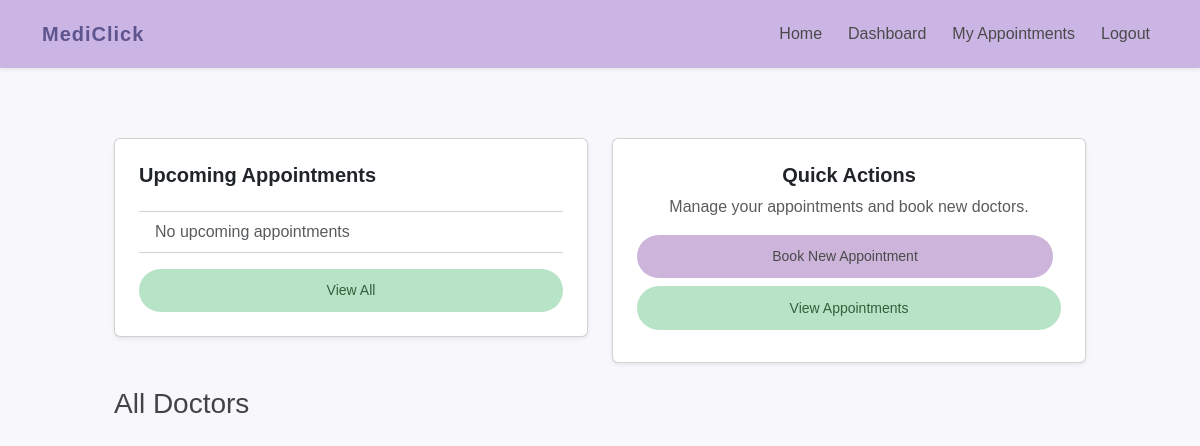
Page /dashboard (signed in) on the earlier database version.
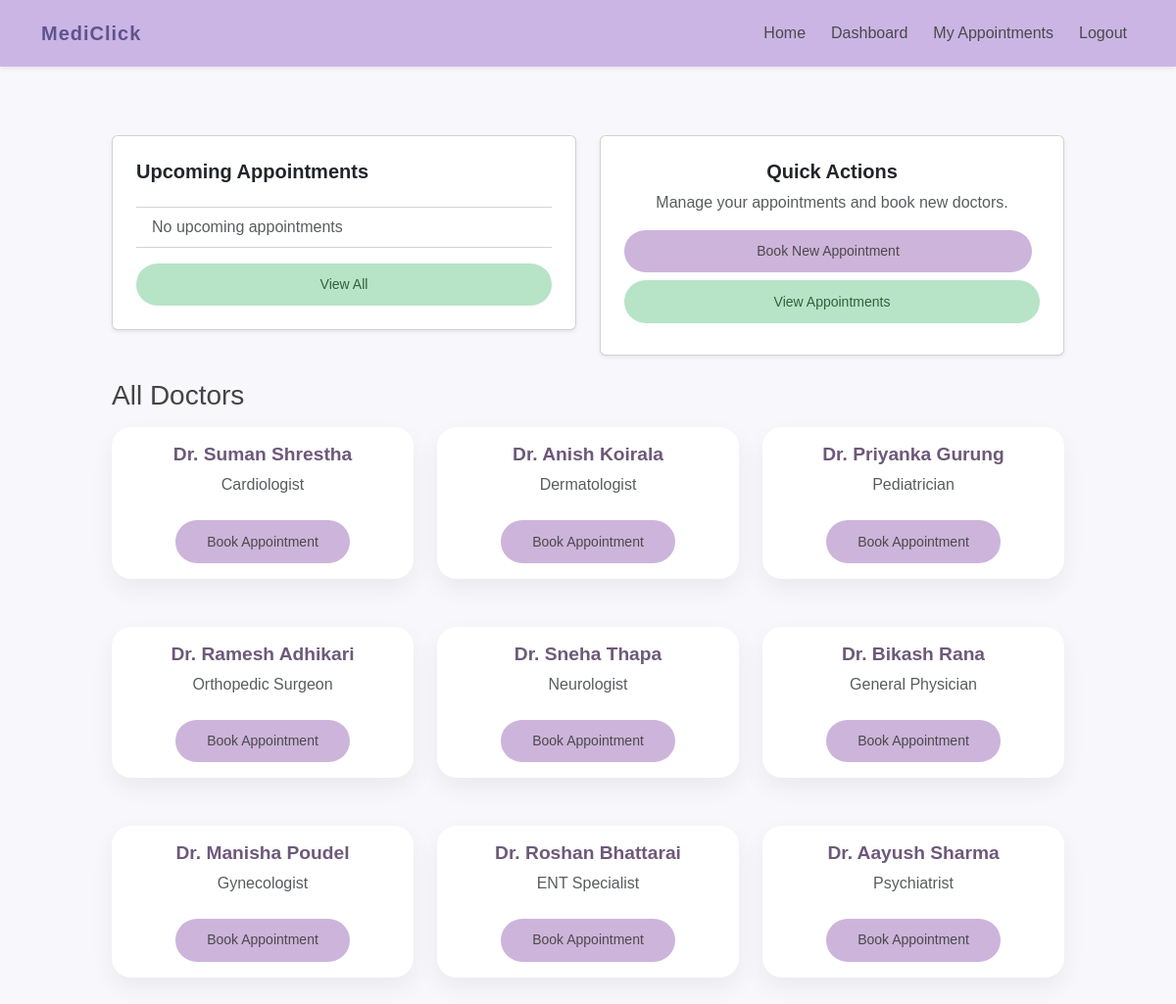
Same page on the later database version.
### models.py (models this page shows)
class Doctor(db.Model):
    id = db.Column(db.Integer, primary_key=True)
    name = db.Column(db.String(100))
    specialization = db.Column(db.String(100))
    appointments = db.relationship('Appointment', backref='doctor', lazy=True)

### app.py (the view)
@app.route('/dashboard')
def dashboard():
    if 'user_id' not in session:
        flash('Please login first', 'warning')
        return redirect(url_for('login'))
    doctors = Doctor.query.all()
    return render_template('dashboard.html', doctors=doctors)

### templates/dashboard.html
{% extends 'base.html' %}
{% block content %}
<div class="container my-5">
  <div class="row mb-4">
    <div class="col-md-6">
      <div class="card p-4 shadow-sm">
        <h5 class="fw-bold">Upcoming Appointments</h5>
        <ul class="list-group list-group-flush mt-3">
          {% for appt in upcoming %}
          <li class="list-group-item">
            {{ appt.doctor.name }} - {{ appt.date }} at {{ appt.time }}
          </li>
          {% else %}
          <li class="list-group-item text-muted">No upcoming appointments</li>
          {% endfor %}
        </ul>
        <a href="{{ url_for('appointments') }}" class="btn btn-success btn-sm mt-3">View All</a>
      </div>
    </div>
    <div class="col-md-6">
      <div class="card p-4 shadow-sm text-center">
        <h5 class="fw-bold">Quick Actions</h5>
        <p class="text-muted mb-3">Manage your appointments and book new doctors.</p>
        <a href="{{ url_for('book') }}" class="btn btn-primary btn-sm me-2 mb-2">Book New Appointment</a>
        <a href="{{ url_for('appointments') }}" class="btn btn-success btn-sm mb-2">View Appointments</a>
      </div>
    </div>
  </div>
  <h3 class="mb-3">All Doctors</h3>
  <div class="row row-cols-1 row-cols-md-3 g-4">
    {% for doc in doctors %}
    <div class="col">
      <div class="card-doctor text-center p-3">
        <h5>{{ doc.name }}</h5>
        <p class="text-muted">{{ doc.specialization }}</p>
        <a href="{{ url_for('book', doctor_id=doc.id) }}" class="btn btn-primary btn-sm mt-2">Book Appointment</a>
      </div>
    </div>
    {% endfor %}
  </div>
</div>
{% endblock %}

### templates/base.html (shortened to what this page needs)
<!DOCTYPE html>
<html>
<head>
  <link href="https://cdn.jsdelivr.net/npm/bootstrap@5.3.0/dist/css/bootstrap.min.css" rel="stylesheet">
  <link rel="stylesheet" href="{{ url_for('static', filename='css/style.css') }}">
  <link rel="stylesheet" href="https://cdn.jsdelivr.net/npm/flatpickr/dist/flatpickr.min.css">
</head>
<body>
<nav class="navbar navbar-expand-lg navbar-light shadow-sm fixed-top">
  <div class="container">
    <a class="navbar-brand fw-bold" href="{{ url_for('home') }}">MediClick</a>
    <div class="collapse navbar-collapse">
      <ul class="navbar-nav ms-auto">
  {% if 'user_id' in session %}
    <li class="nav-item">
      <a class="nav-link" href="{{ url_for('home') }}">Home</a>
    </li>
    <li class="nav-item">
      <a class="nav-link" href="{{ url_for('dashboard') }}">Dashboard</a>
    </li>
    <li class="nav-item">
      <a class="nav-link" href="{{ url_for('appointments') }}">My Appointments</a>
    </li>
    <li class="nav-item">
      <a class="nav-link" href="{{ url_for('logout') }}">Logout</a>
    </li>
  {% endif %}
</ul>
    </div>
  </div>
</nav>
<div class="container mt-4">
  {% block content %}{% endblock %}
</div>
</body>
</html>

### static/css/style.css (style rules this page uses)
body { font-family: 'Poppins', sans-serif; background-color: #f8f7fc; color: #444; margin: 0; padding: 90px; }
.navbar { background: #cbb5e5; box-shadow: 0 6px 20px rgba(109, 89, 122, 0.15); padding: 14px 25px; transition: 0.3s ease; }
.navbar-brand { color: #5e548e !important; font-weight: 700; letter-spacing: 1px; }
.navbar-nav .nav-link { color: #4a4a4a !important; font-weight: 500; margin-left: 10px; transition: 0.3s ease; }
.btn { border-radius: 50px; padding: 0.7rem 2rem; font-weight: 500; transition: all 0.3s ease; }
.btn-primary { background-color: #cdb4db; border: none; color: #4a4a4a; }
.btn-success { background-color: #b7e4c7; border: none; color: #355f3b; }
.card-doctor { background: #ffffff; border-radius: 20px; box-shadow: 0 10px 25px rgba(0,0,0,0.06); transition: 0.3s ease; padding: 30px; text-align: center; margin-bottom: 25px; }
.card-doctor h5 { font-weight: 600; font-size: 1.2rem; color: #6d597a; }
.card-doctor p { font-weight: 500; color: #777; }

Differences in the rows shown:
added Doctor: name "Dr. Suman Shrestha", specialization "Cardiologist"
added Doctor: name "Dr. Anish Koirala", specialization "Dermatologist"
added Doctor: name "Dr. Priyanka Gurung", specialization "Pediatrician"
added Doctor: name "Dr. Ramesh Adhikari", specialization "Orthopedic Surgeon"
added Doctor: name "Dr. Sneha Thapa", specialization "Neurologist"
added Doctor: name "Dr. Bikash Rana", specialization "General Physician"
added Doctor: name "Dr. Manisha Poudel", specialization "Gynecologist"
added Doctor: name "Dr. Roshan Bhattarai", specialization "ENT Specialist"
added Doctor: name "Dr. Aayush Sharma", specialization "Psychiatrist"
